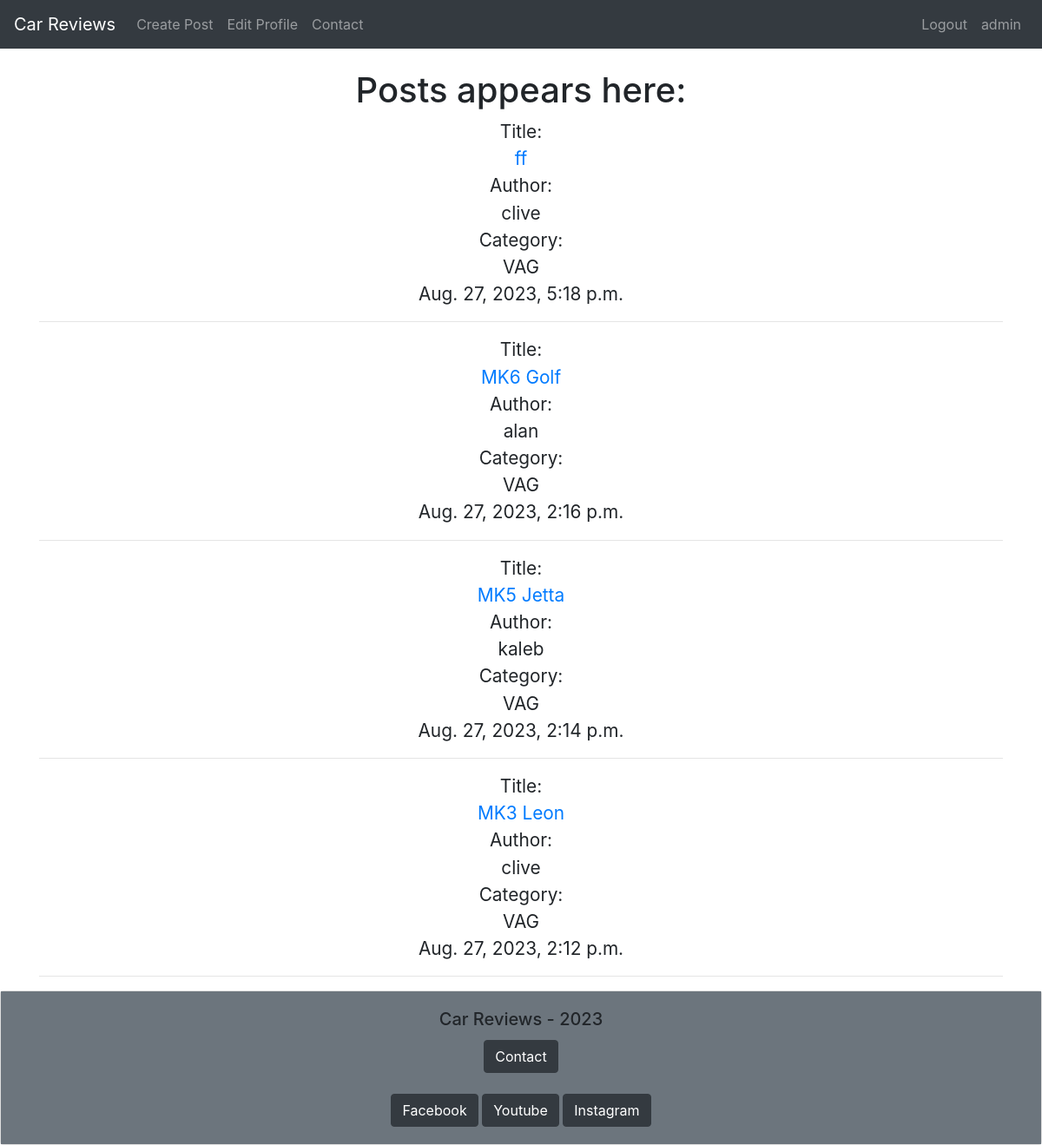
The app's page / (signed in) with its own data.
### blog/models.py (models this page shows, shortened)
class Post(models.Model):
    title = models.CharField(max_length=200, unique=True)
    image = models.ImageField(null=True, upload_to="media/")
    title_tag = models.CharField(max_length=200)
    author = models.ForeignKey(User, on_delete=models.CASCADE, related_name='blog_posts')
    created_on = models.DateTimeField(auto_now_add=True)
    updated_on = models.DateTimeField(auto_now_add=True)
    content = models.TextField(blank=True, null=True)
    category = models.TextField(default='VAG')
    likes = models.ManyToManyField(User, related_name='carreview')

### blog/views.py (the view)
# urls.py: path('', view.as_view(), name='home'),
class view(ListView):
    model = Post
    template_name = 'index.html'
    ordering = ['-created_on']

### templates/index.html (shortened to what this page needs)
{% extends 'base.html' %}
    {% block content %}
    <h1 class="text-center test">Posts appears here:</h1>
    <ul class="text-center list-unstyled post-detail">
    {% for post in object_list %}
        <li class="details">Title:<br><a href="{% url 'post-details' post.pk %}">{{ post.title }}</a> <br>Author:<br> {{ post.author }} <br>Category:<br> {{ post.category }}<br>{{ post.content|slice:":0 "}} {{ post.created_on }}<hr></li>
    {% endfor %}
    </ul>
    {% endblock %}

### templates/base.html (shortened to what this page needs)
{% load static %}
<!doctype html>
<html lang="en">
<head>
    <link rel="stylesheet" href="https://cdn.jsdelivr.net/npm/bootstrap@4.6.2/dist/css/bootstrap.min.css"
>
        <link rel="stylesheet" href="{% static 'css/style.css' %}">
</head>
<body>
    <nav class="navbar navbar-expand-lg navbar-dark bg-dark">
        <a class="navbar-brand" href="{% url 'home' %}">Car Reviews</a>
        <div class="collapse navbar-collapse" id="navbarNav">
            <ul class="navbar-nav">
                {% if user.is_authenticated %}
                <li class="nav-item">
                    <a class="nav-link" href="{% url 'create_post' %}">Create Post</a>
                </li>
                <li class="nav-item">
                    <a class="nav-link" href="{% url 'edit_profile' %}">Edit Profile</a>
                </li>
                <li class="nav-item">
                    <a class="nav-link" href="{% url 'contact' %}">Contact</a>
                </li>
                {% endif %}
            </ul>
            {% if user.is_authenticated %}
            <ul class="navbar-nav ml-auto">
                <li class="nav-item">
                    <a class="nav-link" href="{% url 'logout' %}">Logout</a>
                </li>
                <li class="nav-item">
                    <a class="nav-link" href="#">
                        {{ user.username }}
                    </a>
                </li>
            </ul>
            {% endif %}
        </div>
    </nav>
    <br>
    <div class="container">
        {% block content %}
        {% endblock %}
    </div>
    <div class="card">
        <div class="card-body text-center bg-secondary">
            <h5 class="card-title">Car Reviews - 2023 </h5>
            {% if user.is_authenticated %}
            <a class="btn btn-dark" href="{% url 'contact' %}">Contact</a>
            {% endif %}
            <br><br>
            <a href="https://www.facebook.com/" class="btn btn-dark" target="_blank">Facebook</a>
            <a href="https://www.youtube.com/" class="btn btn-dark" target="_blank">Youtube</a>
            <a href="https://www.instagram.com/" class="btn btn-dark" target="_blank">Instagram</a>
        </div>
    </div>
</body>
</html>

### static/css/style.css (style rules this page uses)
.post-detail { font-size: 1.3em; }

### records on screen
Post: title "ff", author "clive", category "VAG", created_on "Aug. 27, 2023, 5:18 p.m."
Post: title "MK6 Golf", author "alan", category "VAG", created_on "Aug. 27, 2023, 2:16 p.m."
Post: title "MK5 Jetta", author "kaleb", category "VAG", created_on "Aug. 27, 2023, 2:14 p.m."
Post: title "MK3 Leon", author "clive", category "VAG", created_on "Aug. 27, 2023, 2:12 p.m."

### other values on screen
{{ user.username }} "admin"
